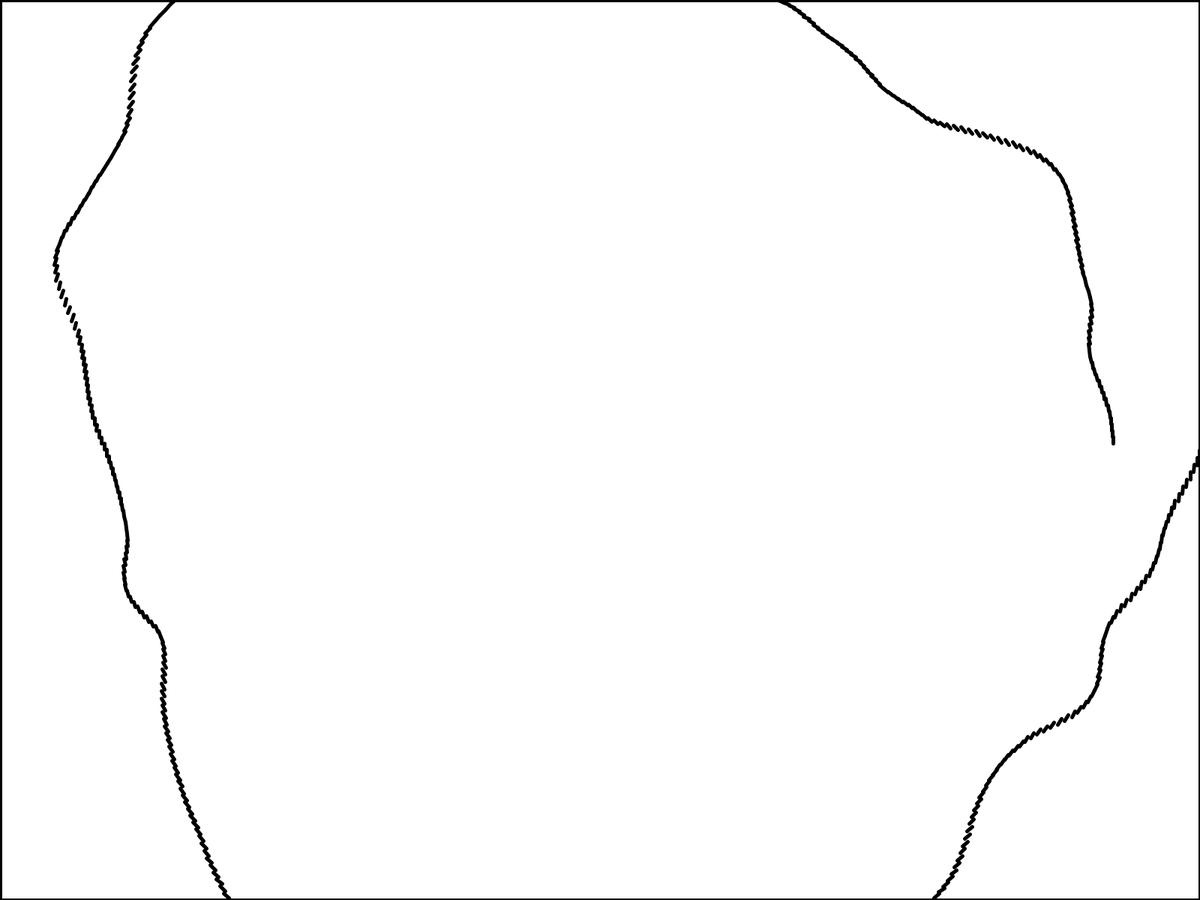
Frame 1 (no input)
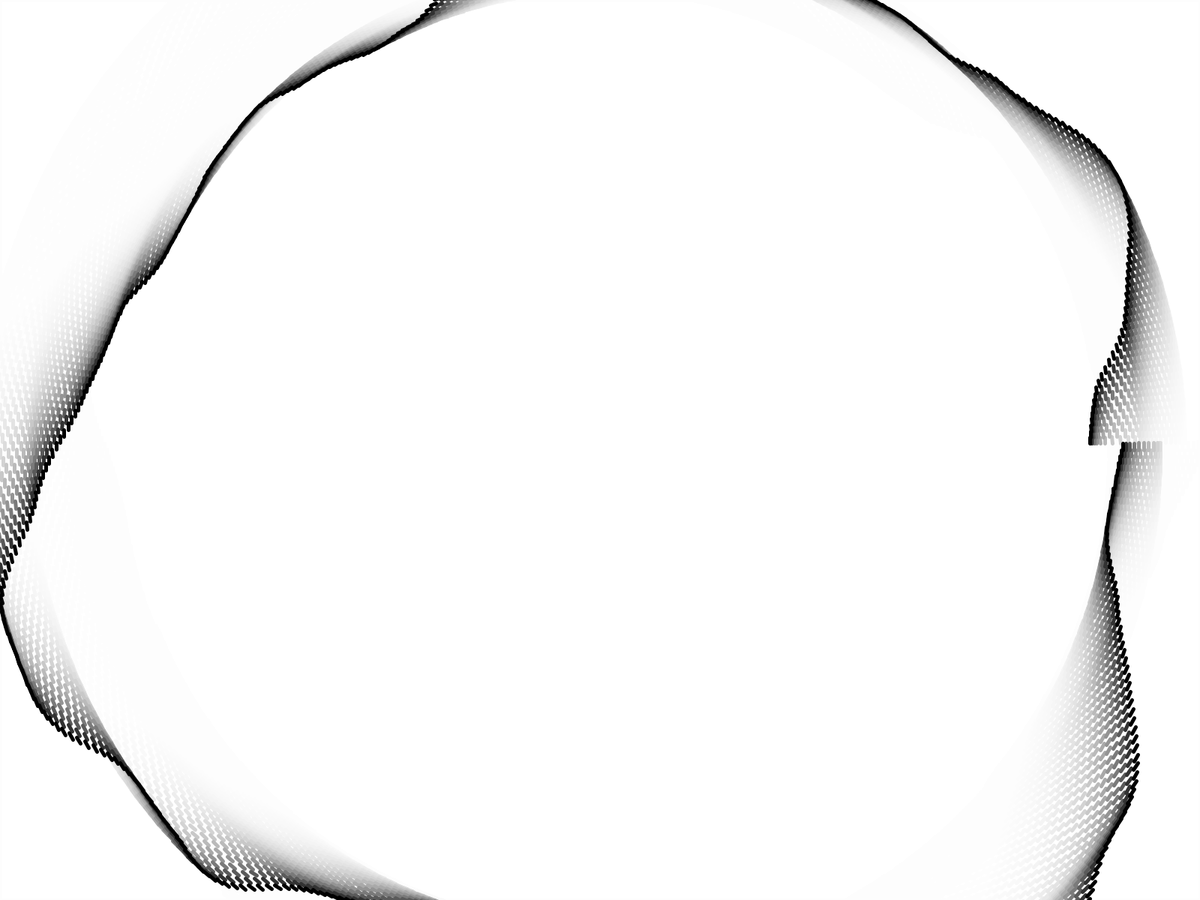
Frame 60 (the mouse pressed at the canvas centre just before this capture)
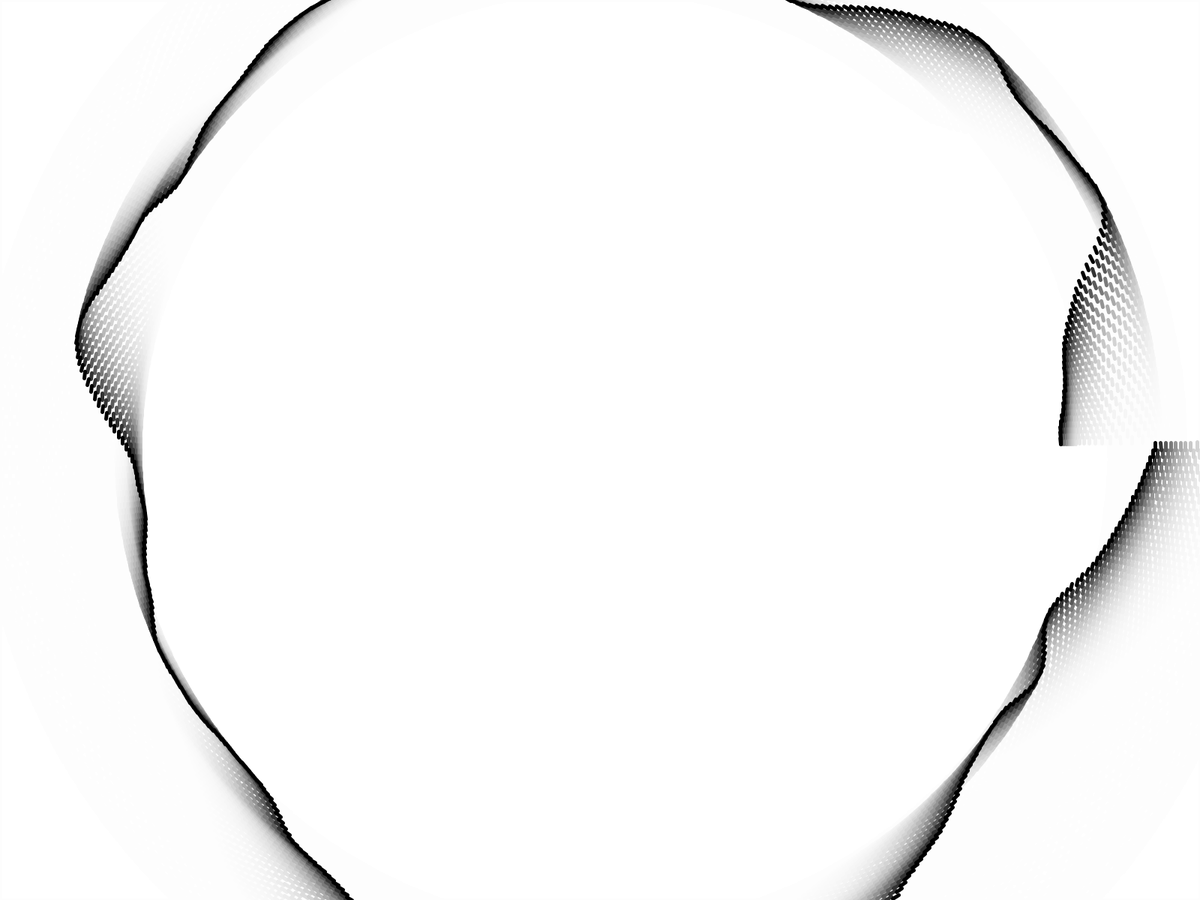
Frame 120 (the mouse held since frame 60 and released just before this capture)

The Processing sketch that drew these frames (run headless with seeded random() and noise(); from frame 60 on, the mouse is pressed at the canvas centre):

// Processing sketch: circle_noise_offset
// ── circle_noise_offset.pde
Chain chain;

void setup(){
  //size(500, 500);
  fullScreen();
  background(255);
  strokeWeight(5);
  chain = new Chain(500, 500, 500);
  
}

void draw(){
  fill(255, 50);
  rect(0, 0, width, height);
  translate(width/2, height/2);
  chain.off = (float)frameCount/50;
  stroke(0);
  chain.show();
}
// ── Class.pde
class Chain{
  ArrayList<Node> nodes = new ArrayList<Node>();
  float subR;
  float off = 0;
  
  Chain(float len, float r, float subR){
    for(float i = 0; i < len; i++){
      nodes.add(new Node(cos(i/len*TWO_PI)*r, sin(i/len*TWO_PI)*r, cos(i/len*TWO_PI+HALF_PI)*r, sin(i/len*TWO_PI+HALF_PI)*r, i/len*TWO_PI));
    }
    this.subR = subR;
  }
  
  void show(){
    Node prevNode = nodes.get(nodes.size()-1);
    for(Node node : nodes){
      float t = noise(node.off+off)*subR;
      line(node.pos.x+node.normal.x*t, node.pos.y+node.normal.y*t, prevNode.pos.x+prevNode.normal.x*t, prevNode.pos.y+prevNode.normal.y*t);
      prevNode = node;
    }
    noStroke();
    fill(0);
    for(Node node : nodes){
      //ellipse(node.pos.x, node.pos.y, 20, 20);
    }
  }
}

class Node{
  PVector pos;
  PVector normal;
  float off;
  
  Node(float x, float y, float nx, float ny, float off){
    this.pos = new PVector(x, y);
    this.normal = new PVector(x, y).normalize();
    this.off = off;
  }
}
